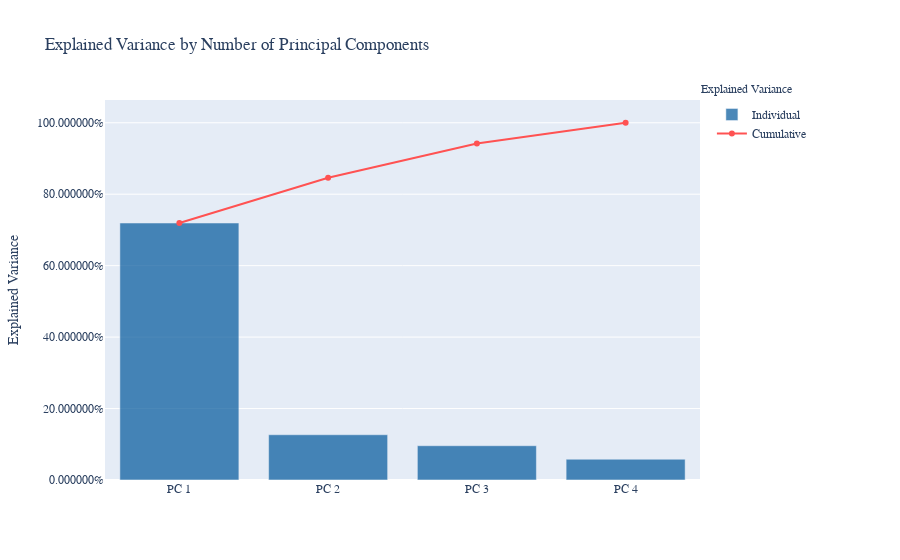

Here is the notebook cell this chart was saved with:
### Code cell
# Bar plot 
p1 = dict(
    type='bar',
    x=['PC %s' %i for i in range(1,6)],
    y=exp_variance,
    opacity=0.7, 
    marker=dict(color='rgb(1, 87, 155)'),
    name='Individual'
)

# Scatter plot
p2 = dict(
    type='scatter',
    x=['PC %s' %i for i in range(1,6)], 
    y=cum_exp_variance,
    marker=dict(color='rgb(255, 82, 82)'),
    name='Cumulative'
)

data = [p1, p2]

layout=dict(
    title='Explained Variance by Number of Principal Components',
    yaxis=dict(
        title='Explained Variance',
        tickformat="%",
        hoverformat = '.1%'),
    margin = dict(r = 200),
    font=dict(family='Courier New, monospace',
                            color='dark gray'),
    annotations=list([
        dict(x=1.16,
             y=1.05,
             xref='paper',
             yref='paper',
             text='Explained Variance',
             showarrow=False,
        )
    ])
)

fig = dict(data=data, layout=layout)

# Plot it
py.offline.iplot(fig)

### Figure 1 — Plotly figure (JSON) as saved in the notebook; plotly's stock layout.template omitted (floating-point values rounded to 4 significant figures)
{"data": [{"marker": {"color": "rgb(1, 87, 155)"}, "name": "Individual", "opacity": 0.7, "type": "bar", "x": ["PC 1", "PC 2", "PC 3", "PC 4", "PC 5"], "y": [0.7193, 0.1267, 0.09592, 0.05811]}, {"marker": {"color": "rgb(255, 82, 82)"}, "name": "Cumulative", "type": "scatter", "x": ["PC 1", "PC 2", "PC 3", "PC 4", "PC 5"], "y": [0.7193, 0.846, 0.9419, 1]}], "layout": {"annotations": [{"showarrow": false, "text": "Explained Variance", "x": 1.16, "xref": "paper", "y": 1.05, "yref": "paper"}], "font": {"color": "dark gray", "family": "Courier New, monospace"}, "margin": {"r": 200}, "title": {"text": "Explained Variance by Number of Principal Components"}, "yaxis": {"hoverformat": ".1%", "tickformat": "%", "title": {"text": "Explained Variance"}}}}
